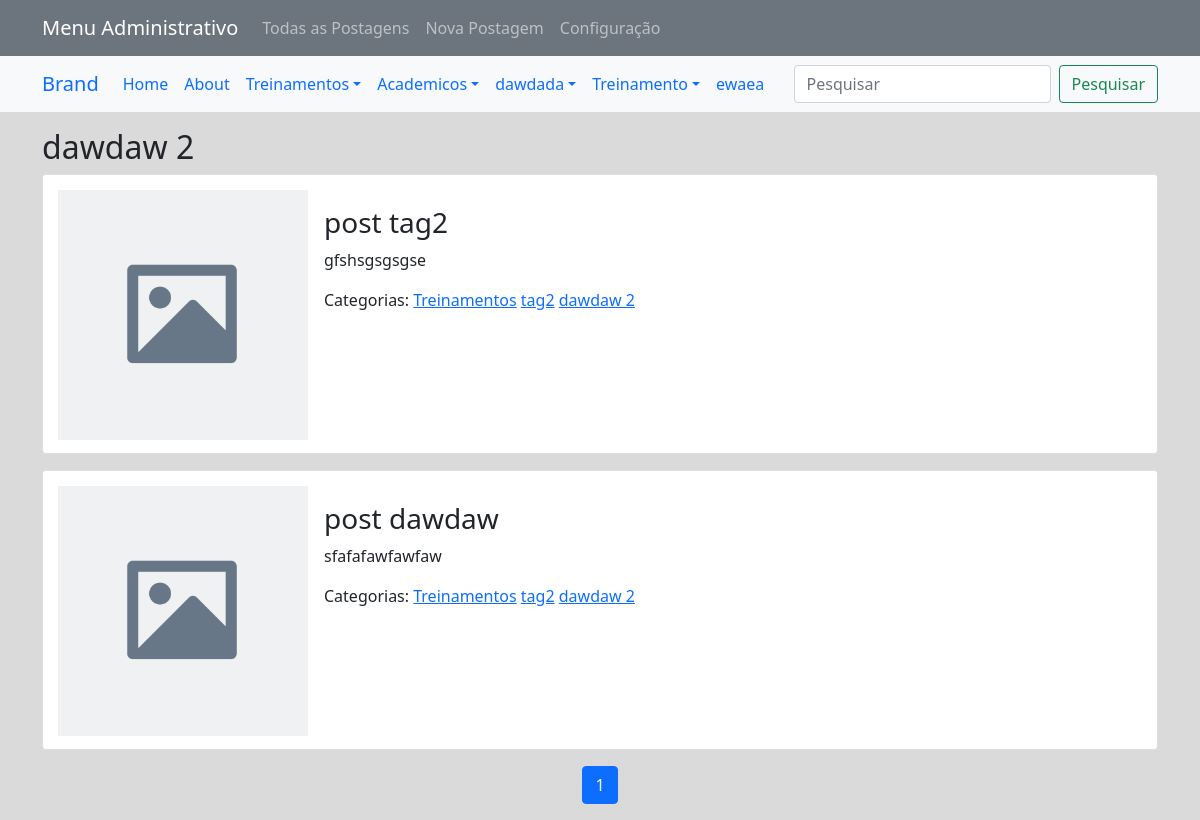
Page /posts/tag_3/3/ on the committed database.
### app_blog_platform/models.py (models this page shows)
class Tags_Level_1(models.Model):
    tag_name = models.CharField(max_length=60)

class Tags_Level_3(models.Model):
    parent_tag = models.ManyToManyField(Tags_Level_2)
    tag_name = models.CharField(max_length=60)

class Post(models.Model):
    post_name = models.CharField(max_length=120, null=False, default='Post Name')
    post_body = RichTextUploadingField(blank=True, null=True)
    post_date = models.DateField(auto_now_add=True)
    post_tag_level_1  = models.ManyToManyField(Tags_Level_1)
    post_tag_level_2  = models.ManyToManyField(Tags_Level_2)
    post_tag_level_3  = models.ManyToManyField(Tags_Level_3)
    post_main_link = models.CharField(max_length=500, null=True)
    post_main_link_title = models.CharField(max_length=500, null=True)
    post_cover_image = models.ImageField(upload_to='images/cover/', null=True)
    post_slide_images = models.ManyToManyField(Post_Slide_Images)

class Tags_Level_2(models.Model):
    parent_tag = models.ManyToManyField(Tags_Level_1)
    tag_name = models.CharField(max_length=60)

### app_blog_platform/views.py (the view)
# urls.py: path('posts/tag_3/<int:tag_id>/', views.post_list_by_tag_3, name='post_list_by_tag_3'),
def post_list_by_tag_3(request, tag_id):
    tag = get_object_or_404(Tags_Level_3, id=tag_id)
    posts_list = Post.objects.filter(post_tag_level_3__id=tag_id)
    items_per_page = 6
    paginator = Paginator(posts_list, items_per_page)
    page = request.GET.get('page', 1)
    posts = paginator.get_page(page)
    return render(request, 'post_list_by_tag.html', {'tag': tag, 'posts': posts})

### app_blog_platform/context_processors.py (called while the page is built)
def tags_context(request):
    tags_level_1 = Tags_Level_1.objects.all()
    tags_level_2 = Tags_Level_2.objects.all()
    tags_level_3 = Tags_Level_3.objects.all()
    return {
        'tags_level_1': tags_level_1,
        'tags_level_2': tags_level_2,
        'tags_level_3': tags_level_3,
    }

### app_blog_platform/templates/post_list_by_tag.html (shortened to what this page needs)
{% extends 'base.html' %}
{% block content %}
{% load static %}
<div class="container">
    <h2 class="mt-3">{{ tag.tag_name }}</h2>
    {% if posts%}
    {% for post in posts %}
        <div onclick='location.href="{% url 'view_post' post_id=post.id %}"' >
            <div class="post_list_card card mb-3">
                <div class="row g-0">
                    <div class="col-auto">
                        {% if post.post_cover_image %}
                            <img src="{{ post.post_cover_image.url }}" width="250px">
                        {% else %}
                            <img src="{% static 'placeholder.png' %}" width="250px">
                        {% endif %}
                    </div>
                    <div class="col">
                        <div class="card-body">
                            <h3 class="card-title">{{ post.post_name }}</h3>
                            {% if post.post_body|length > 500 %}
                                <p class="card-text">{{ post.post_body|safe|slice:"500" }} ...</p>
                            {% else %}
                                <p class="card-text">{{ post.post_body }}</p>
                            {% endif %}
                            <p class="card-text">Categorias:
                                {% for tag_1 in post.post_tag_level_1.all %}
                                    <a href="{% url 'post_list_by_tag_1' tag_1.id %}">{{ tag_1.tag_name }}</a>
                                {% endfor %}
                                {% for tag_2 in post.post_tag_level_2.all %}
                                    <a href="{% url 'post_list_by_tag_2' tag_2.id %}">{{ tag_2.tag_name }}</a>
                                {% endfor %}
                                {% for tag_3 in post.post_tag_level_3.all %}
                                    <a href="{% url 'post_list_by_tag_3' tag_3.id %}">{{ tag_3.tag_name }}</a>
                                {% endfor %}
                            </p>
                        </div>
                    </div>
                </div>
            </div>
        </div>
    {% endfor %}
    <nav aria-label="Page navigation">
        <ul class="pagination justify-content-center">
            {% for i in posts.paginator.page_range %}
                {% if posts.number == i %}
                    <li class="page-item active" aria-current="page">
                        <span class="page-link">{{ i }} </span>
                    </li>
                {% else %}
                    <li class="page-item">
                        <a class="page-link" href="?page={{ i }}">{{ i }}</a>
                    </li>
                {% endif %}
            {% endfor %}
        </ul>
    </nav>
</div>
{% else %}
<h1 class="mt-3">Sem publicações nesta categoria</h1>
{% endif %}
{% endblock %}

### app_blog_platform/templates/base.html (shortened to what this page needs)
{% load static %}
<!doctype html>
<html lang="en">
  <head>
    <link href="https://cdn.jsdelivr.net/npm/bootstrap@5.1.3/dist/css/bootstrap.min.css" rel="stylesheet">
    <link rel="stylesheet" href="{% static 'css/style.css' %}">
  </head>
  <body>
    <nav class="navbar navbar-expand-lg navbar-dark bg-secondary">
        <div class="container">
          <a class="navbar-brand" href="#">Menu Administrativo</a>
          <div class="collapse navbar-collapse" id="navbarScroll">
            <ul class="navbar-nav me-auto my-2 my-lg-0 navbar-nav-scroll" style="--bs-scroll-height: 100px;">
              <li class="nav-item">
                <a class="nav-link" href="{% url 'list_posts' %}">Todas as Postagens</a>
              </li>
              <li class="nav-item">
                <a class="nav-link" href="{% url 'new_post' %}">Nova Postagem</a>
              </li>
              <li class="nav-item">
                <a class="nav-link" href="{% url 'settings' %}">Configuração</a>
              </li>
            </ul>
          </div>
        </div>
      </nav>
<nav class="navbar navbar-expand-lg navbar bg-light">
  <div class="container">
  <a class="navbar-brand" href="#">Brand</a>
  <div class="collapse navbar-collapse" id="main_nav">
    <ul class="navbar-nav">
      <li class="nav-item active"> <a class="nav-link" href="#">Home </a> </li>
      <li class="nav-item"><a class="nav-link" href="#"> About </a></li>
      {% for tag_lvl_1 in tags_level_1 %}
      {% if tag_lvl_1.tags_level_2_set.all %}
          <li class="nav-item dropdown" id="myDropdown">
              <a class="nav-link dropdown-toggle" href="{% url 'post_list_by_tag_1' tag_id=tag_lvl_1.id %}" data-bs-toggle="dropdown">{{ tag_lvl_1.tag_name }}</a>
          </li>
      {% else %}
          <li class="nav-item" id="myDropdown">
              <a class="nav-link" href="{% url 'post_list_by_tag_1' tag_id=tag_lvl_1.id %}">{{ tag_lvl_1.tag_name }}</a>
          </li>
      {% endif %}
  {% endfor %}
    </ul>
  </div>
  <form class="d-flex" method="get" action="{% url 'search_posts' %}">
    <input class="form-control me-2" type="search" placeholder="Pesquisar" name="query" aria-label="Pesquisar">
    <button class="btn btn-outline-success" type="submit">Pesquisar</button>
</form>
  </div>
  </nav>
    {% block content %}
    {% endblock %}
  </body>
</html>

### app_blog_platform/static/css/style.css (style rules this page uses)
body { background-color: rgb(218, 218, 218); }
.post_list_card { height: 280px; padding: 15px; }

### rows in the picture
Tags_Level_1: tag_name "Treinamentos"
Tags_Level_1: tag_name "Academicos"
Tags_Level_1: tag_name "dawdada"
Tags_Level_1: tag_name "Treinamento"
Tags_Level_1: tag_name "ewaea"
Tags_Level_3: tag_name "dawdaw 2"
Post: post_name "post tag2", post_body "gfshsgsgsgse"
Tags_Level_2: tag_name "tag2"
Post: post_name "post dawdaw", post_body "sfafafawfawfaw"

### other values in the picture
{{ i }} "1"
